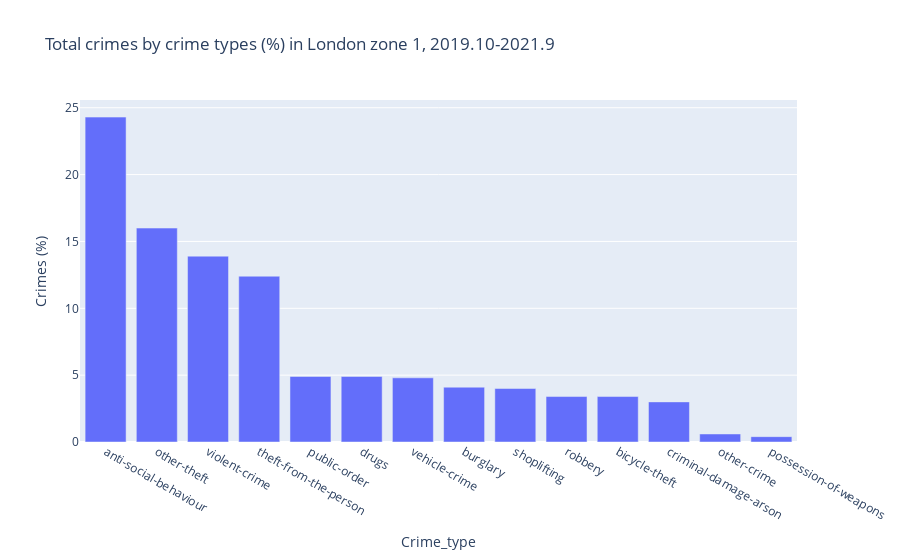

The notebook cell saved with this chart:
### Code cell
import plotly.express as px
import plotly.graph_objects as go

# Crimes by major category (%) chart

# Barchart
fig3 = px.bar(totalcrimes_by_crime_type, x ='crime_type', y='total_crimes%',
        labels={
                 'crime_type': 'Crime_type',
                 'total_crimes%': 'Crimes (%)'
                },
         title='Total crimes by crime types (%) in London zone 1, 2019.10-2021.9')
fig3.show()

### Figure 1 — Plotly figure (JSON) as saved in the notebook; plotly's stock layout.template omitted (floating-point values rounded to 4 significant figures)
{"data": [{"alignmentgroup": "True", "hovertemplate": "Crime_type=%{x}<br>Crimes (%)=%{y}<extra></extra>", "legendgroup": "", "marker": {"color": "#636efa", "pattern": {"shape": ""}}, "name": "", "offsetgroup": "", "orientation": "v", "showlegend": false, "textposition": "auto", "type": "bar", "x": ["anti-social-behaviour", "other-theft", "violent-crime", "theft-from-the-person", "public-order", "drugs", "vehicle-crime", "burglary", "shoplifting", "robbery", "bicycle-theft", "criminal-damage-arson", "other-crime", "possession-of-weapons"], "xaxis": "x", "y": [24.3, 16, 13.9, 12.4, 4.9, 4.9, 4.8, 4.1, 4, 3.4, 3.4, 3, 0.6, 0.4], "yaxis": "y"}], "layout": {"barmode": "relative", "legend": {"tracegroupgap": 0}, "title": {"text": "Total crimes by crime types (%) in London zone 1, 2019.10-2021.9"}, "xaxis": {"anchor": "y", "domain": [0, 1], "title": {"text": "Crime_type"}}, "yaxis": {"anchor": "x", "domain": [0, 1], "title": {"text": "Crimes (%)"}}}}
